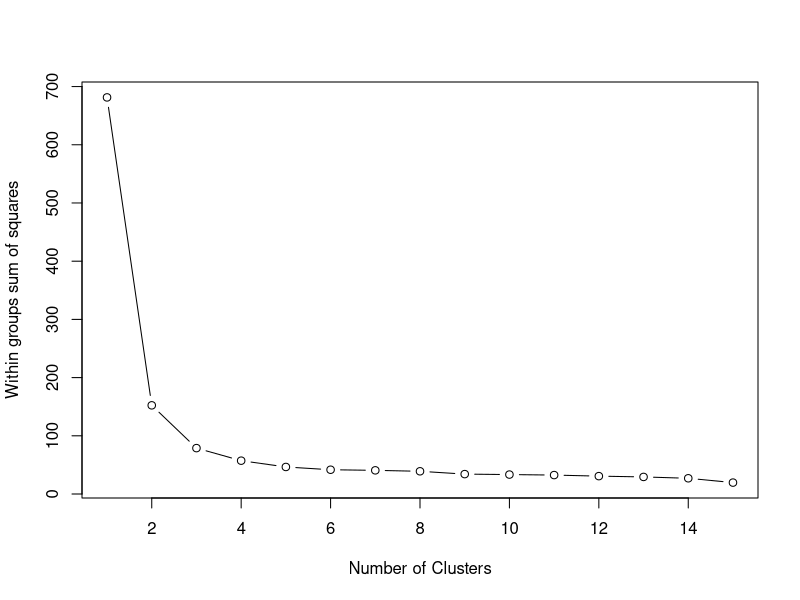
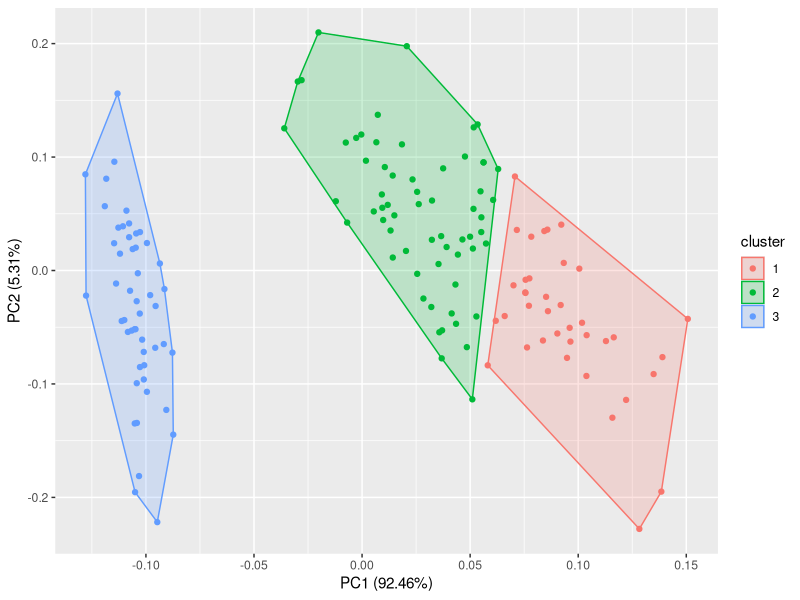
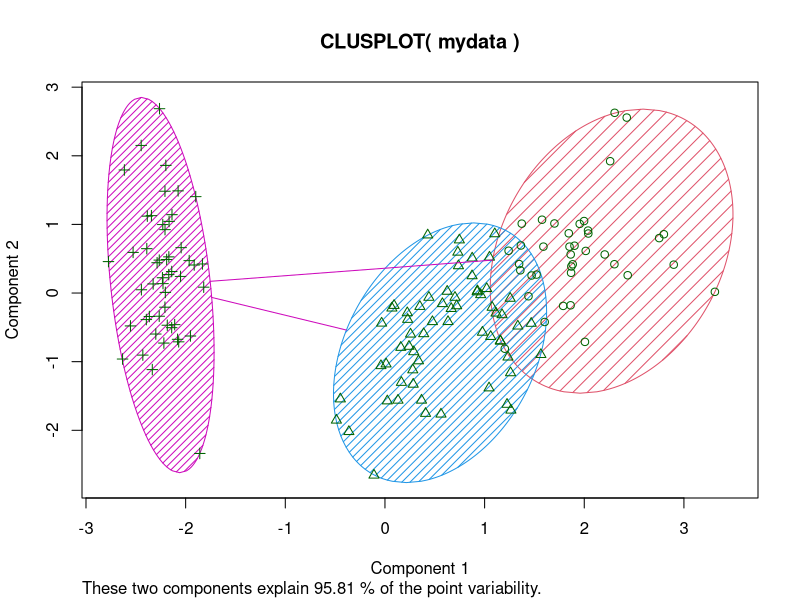

Reproduce these figures in R, in order.
#Prediction using Unsupervised learning
#importing libraries
library(ggplot2)
library(ggfortify)
library(stats)
library(dplyr)
library(cluster)
head(iris)
#since the cluster analysis is a branch of unsupervised machine learning, we need to unlabel our data
#the species column is to be ignored..
mydata = select(iris,c(1,2,3,4))

#WSS plot to choose the optimum number of clusters
wssplot <- function(data, nc=15, seed=1234){
  wss <- (nrow(data)-1)*sum(apply(data,2,var))
  for (i in 2:nc){
    set.seed(seed)
    wss[i] <- sum(kmeans(data, centers=i)$withinss)}
  plot(1:nc, wss, type="b", xlab="Number of Clusters",
       ylab="Within groups sum of squares")
  wss
}
#view wss plot to obtain the optimum number of clusters K:
wssplot(mydata) #Spot the value at the elbow
#perfrom the K-means cluster analysis
KM = kmeans(mydata,3) #insert the data and number of clusters by the wss recommended optimum number of clusters
#clusterplots:
autoplot(KM,mydata,frame=TRUE)
KM$centers #the centers of clusters
clusplot(mydata,KM$cluster,color=T,shade=T)
